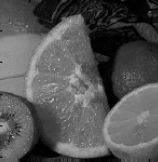
#> input picture exercise8/img.png, 158 x 162 px
$ python main.py
#> lines starting #> are read from the running program, lines starting #| are printed output that depends on the picture
import os
import numpy as np
import cv2
from matplotlib import pyplot as plt


current_dir = os.path.dirname(os.path.realpath(__file__))


def main():
    # Load the image
    img = cv2.imread(current_dir + "/img.png", cv2.IMREAD_GRAYSCALE)
#> img is the input picture: shape (162, 158); min 0, max 199, mean 84.9

    plt.figure("Original Image", figsize=(6, 6))
    laplacian = np.array([[0, 1, 0], [1, -4, 1], [0, 1, 0]])
    plt.subplot(111)
    plt.imshow(img, cmap="gray")

    result = cv2.filter2D(img, -1, kernel=laplacian)
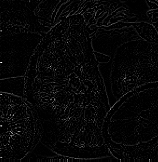
#> result: shape (162, 158); min 0, max 255, mean 6.8

    plt.figure("Laplacian Filters Results", figsize=(6, 6))
    plt.subplot(211)
    plt.imshow(laplacian, cmap="gray")

    plt.subplot(212)
    plt.imshow(result, cmap="gray")

    plt.show()
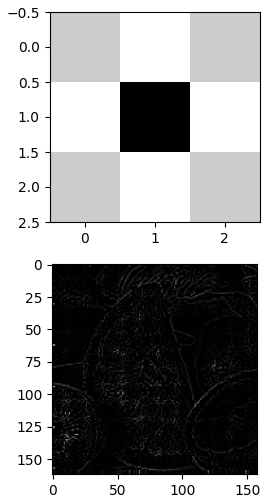
#> figure drawn by matplotlib, 2 panels


if __name__ == "__main__":
    main()
